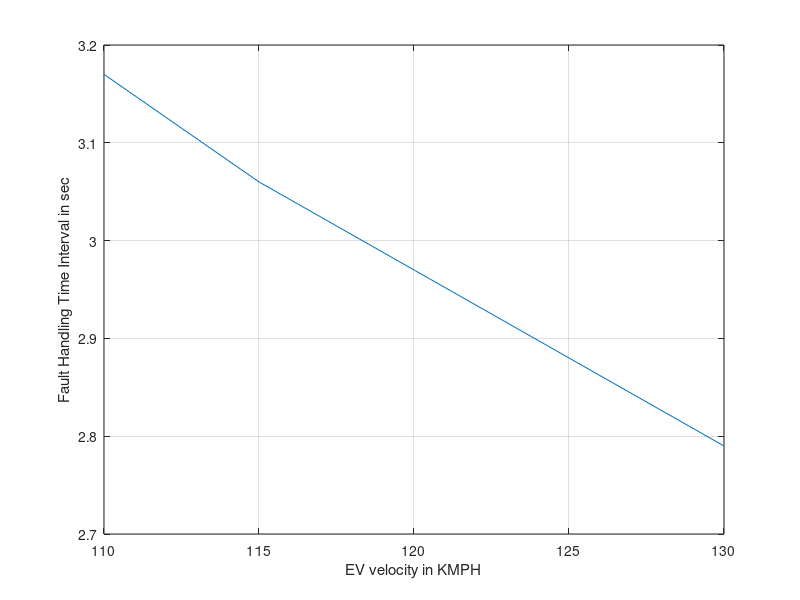
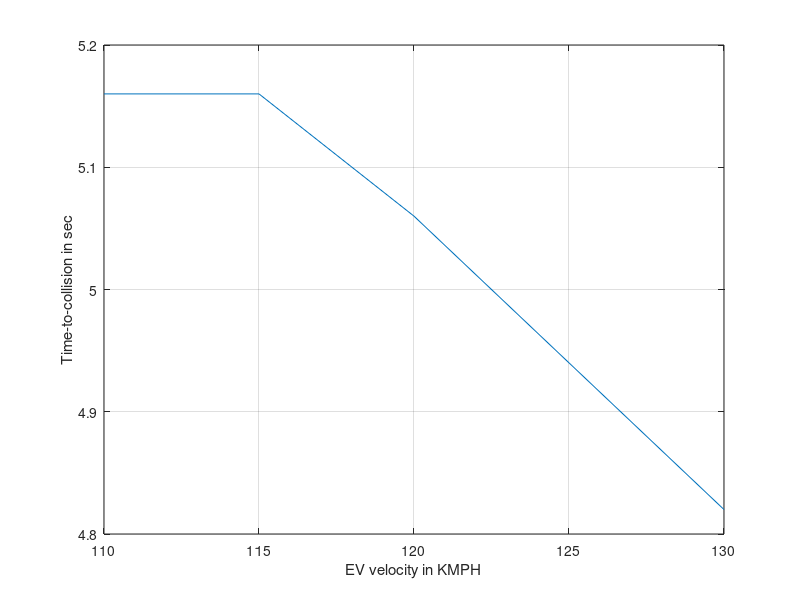

These charts were generated, in order, by the following MATLAB code: (Note: this script raises an error after producing the figures.)
%% Clean workspace and close all
clear all;
clc;
close all;
%% Constraint for parameter
AVlongdecEB=-7;
SFDTrkFW=6.325;
G=-7;
FFTTI=[];
GG=[];
FFHTI=[];
AA=[];
VVhwy_kmph_EV=[];
d=130*0.2778*SFDTrkFW;

%% TTC calculation
for Vhwy_kmph_EV=110:5:130
    
    Vhwy_mps_EV=0.2778*Vhwy_kmph_EV;
    dummy=Vhwy_mps_EV;
    dT=0.01;
    AVlongdecEB=-7;
    alpha=abs(atan(G/100));
    gx=9.81*sin(alpha);
    amax=gx+4;
    K=0;
    Flag=false;
    Pos_EV=0;
    SignF=-1;
    Vhwy_kmph_TV=130;
    Vhwy_mps_TV=0.2778*Vhwy_kmph_TV;
while(Flag==false)
    %Target vehicle
    Vhwy_mps_TV=Vhwy_mps_TV+AVlongdecEB*dT;
    Vhwy_mps_TV=max(Vhwy_mps_TV,0);
    Pos_TV=Vhwy_mps_TV*dT;
    if (Vhwy_mps_TV>=0)
       Pos_TV_SD=d+Pos_TV;
    else 
        Pos_TV=0;
    end 
    
  %Ego vehicle
  Vhwy_mps_EV=Vhwy_mps_EV+amax*dT;
  Vhwy_mps_EV=max(Vhwy_mps_EV,0);
  Pos_EV=Pos_EV+Vhwy_mps_EV*dT;
  Diff_TV_EV=Pos_TV_SD-Pos_EV; 
  Diff_TV_EV=max(Diff_TV_EV,0);    
   if(Diff_TV_EV<=0 || Pos_TV==0 || Vhwy_mps_EV==0)
        Flag=true;
    end
    K=K+1;
end 
FTTI=K*dT;
FFTTI=[FFTTI FTTI];

%% FHTI calculation
 Vhwy_mps_EV=dummy;
    for j = 0.01 : 0.01 : FTTI
    Dist_A=Vhwy_mps_EV*j+(0.5*amax*j^2);
    VV = sqrt(Vhwy_mps_EV^2+(2*amax*Dist_A));
    Dist_B = VV*j+(0.5*AVlongdecEB*j^2);
    if sign(((Dist_A + Dist_B) - Pos_TV_SD)) ~= sign(SignF)
        break;
    else
        SignF = sign(((Dist_A + Dist_B) - Pos_TV_SD));
    end
  end
    
 FHTI=j;
 FFHTI=[FFHTI FHTI];
 AA=[AA amax];
 VVhwy_kmph_EV=[VVhwy_kmph_EV Vhwy_kmph_EV];
end
%% Plots
figure(1);
plot(VVhwy_kmph_EV,FFHTI);
grid on
xlabel('EV velocity in KMPH')
ylabel('Fault Handling Time Interval in sec');
hold on

f=gcf;
saveas(f,'freewayExcess_Accel_FHTI.jpg');

figure(2);
plot(VVhwy_kmph_EV,FFTTI);
grid on
xlabel('EV velocity in KMPH')
ylabel('Time-to-collision in sec');
hold on


f=gcf;
saveas(f,'freewayExcess_Accel_TTC.jpg');

%% excel write
x_speed=VVhwy_kmph_EV';
y_TTC=FFTTI';
z_FHTI=FFHTI';
data={'Vehicle_Speed','TTC','FHTI'};
xlswrite('Functional_Safety_Scenarios',data,'freewayExcess_Accel','A1');
xlswrite('Functional_Safety_Scenarios',x_speed,'freewayExcess_Accel','A2');
xlswrite('Functional_Safety_Scenarios',y_TTC,'freewayExcess_Accel','B2');
xlswrite('Functional_Safety_Scenarios',z_FHTI,'freewayExcess_Accel','C2');

folder = pwd;
excelFileName = 'Functional_Safety_Scenarios.xls';
fullFileName = fullfile(folder, excelFileName);
objExcel = actxserver('Excel.Application');
objExcel.Visible = true;
ExcelWorkbook = objExcel.Workbooks.Open(fullFileName);
oSheet = objExcel.ActiveSheet;
imageFolder = fileparts(which('freewayExcess_Accel_TTC.jpg'));
imageFullFileName = fullfile(imageFolder, 'freewayExcess_Accel_TTC.jpg');
Shapes = oSheet.Shapes;
Shapes.AddPicture(imageFullFileName, 0, 1, 400, 20, 400, 300);

imageFolder1 = fileparts(which('freewayExcess_Accel_FHTI.jpg'));
imageFullFileName1 = fullfile(imageFolder, 'freewayExcess_Accel_FHTI.jpg');
Shapes.AddPicture(imageFullFileName1, 0, 1, 850, 20, 400, 300);

objExcel.DisplayAlerts = false;
ExcelWorkbook.SaveAs(fullFileName);
ExcelWorkbook.Close(false);
objExcel.Quit; 
